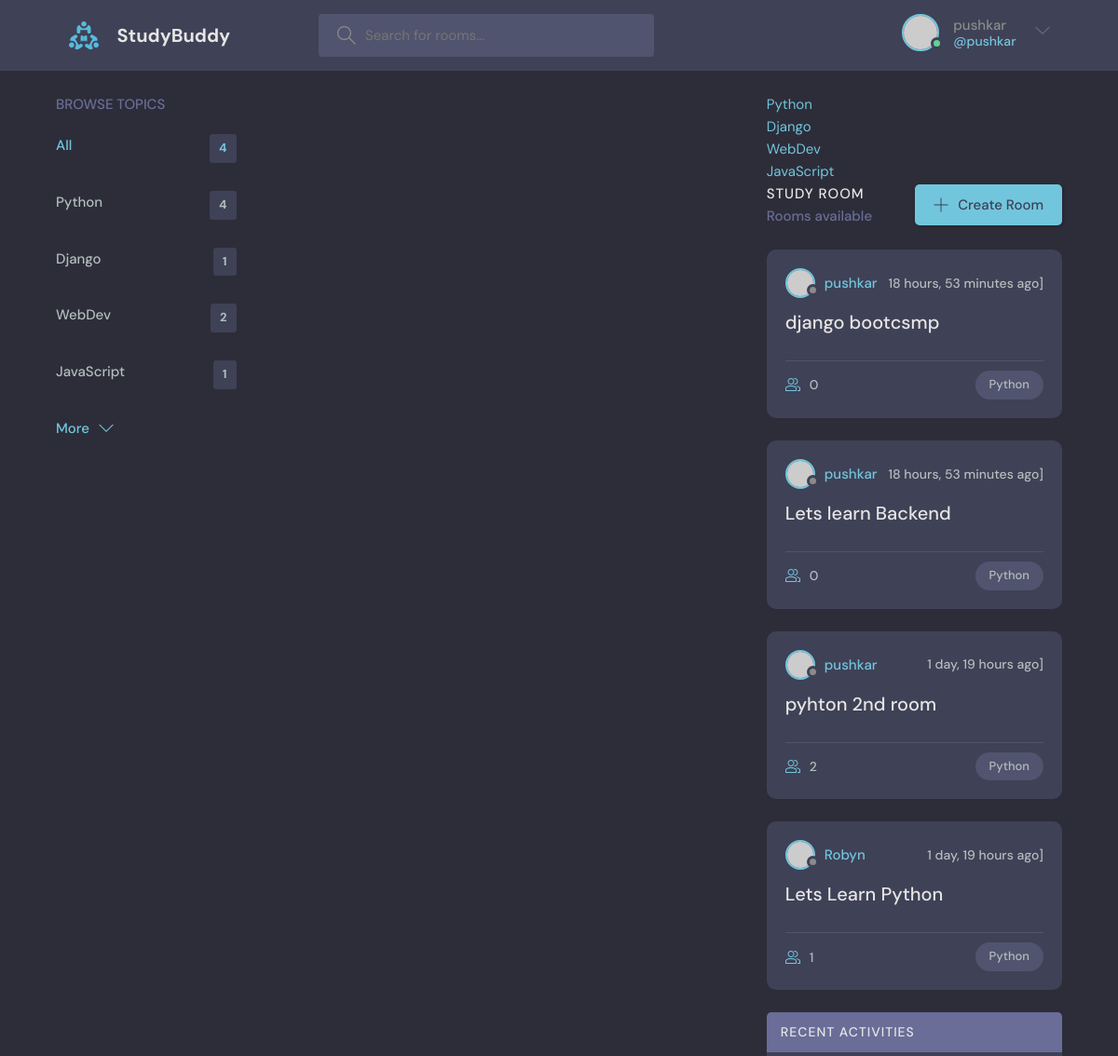
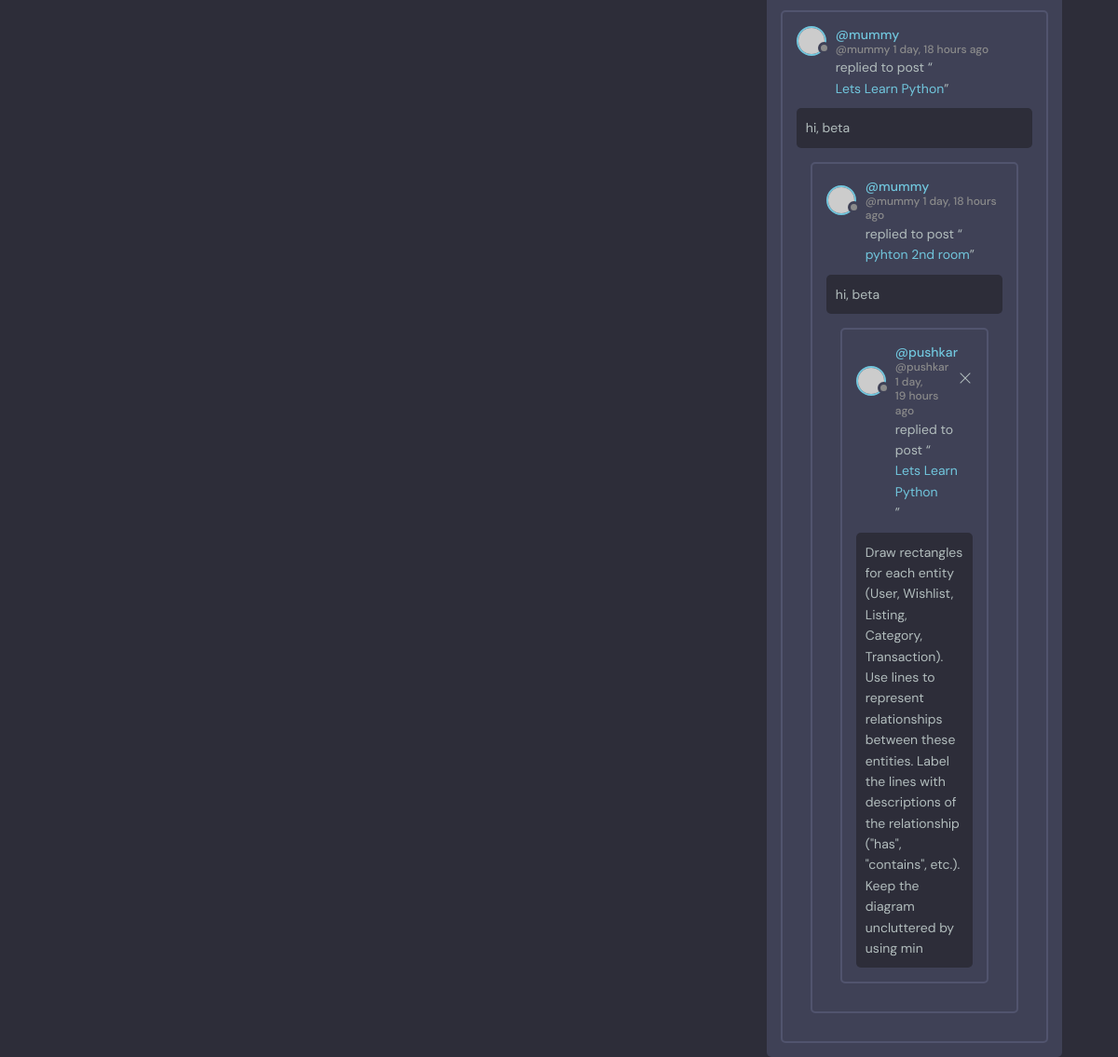
The app's page /?q=Python (signed in) with its own data (2 pictures, top to bottom).
### base/models.py (models this page shows, shortened)
class Topic(models.Model):
    name = models.CharField(max_length=200)
    def __str__(self):
        return self.name

class Room(models.Model):
    host = models.ForeignKey(User, on_delete=models.SET_NULL, null=True)
    topic= models.ForeignKey(Topic, on_delete=models.SET_NULL, null=True)
    name = models.CharField(max_length=200)
    description = models.TextField(null=True,blank =True)
    participants = models.ManyToManyField(User, related_name='participants', blank=True)
    updated = models.DateTimeField(auto_now=True)
    created = models.DateTimeField(auto_now_add=True)
    class Meta:
        ordering = ['-created', '-updated']
    def __str__(self):
        return self.name

class Message(models.Model):
    user = models.ForeignKey(User, on_delete=models.CASCADE)
    room = models.ForeignKey(Room, on_delete=models.CASCADE)
    body = models.TextField()
    updated = models.DateTimeField(auto_now=True)
    created = models.DateTimeField(auto_now_add=True)
    class Meta:
     ordering = ['-created', '-updated']

### base/views.py (the view)
# urls.py: path('', views.home, name = "home"),
@login_required(login_url='login')
def home(request):
    q = request.GET.get('q') if request.GET.get('q') != None else ''
    rooms = Room.objects.filter(
    Q(topic__name__icontains=q) |
    Q(name__icontains=q) |
    Q(description__icontains=q)
    )
    topics = Topic.objects.all()
    room_count =rooms.count()
    room_messages = Message.objects.filter(Q(
        room__topic__name__icontains=q
    ))
    context = {'rooms': rooms, 'topics': topics, 'room_count': room_count, 'room_messages': room_messages}
    return render(request, 'base/home.html', context)

### base/templates/base/home.html (shortened to what this page needs)
{% extends 'main.html'%}
{% block content%}
    <main class="layout layout--3">
      <div class="container">
        {% include 'base/topics_component.html' %}
        <div class="roomList">
          <div class="roomList__header">
            <div>
              <h2>Study Room</h2>
              <p>{{room.count}}Rooms available</p>
            </div>
            <a class="btn btn--main" href="create-room.html">
              <svg version="1.1" xmlns="http://www.w3.org/2000/svg" width="32" height="32" viewBox="0 0 32 32">
                <title>add</title>
                <path
                  d="M16.943 0.943h-1.885v14.115h-14.115v1.885h14.115v14.115h1.885v-14.115h14.115v-1.885h-14.115v-14.115z"
                ></path>
              </svg>
              Create Room
            </a>
          </div>
          {% include 'base/feed_component.html' %}
        </div>
        {% include 'base/activity_component.html'%}
      </div>
    </main>
{% endblock %}

### templates/navbar.html (shortened to what this page needs)
{%load static%}
<header class="header header--loggedIn">
  <div class="container">
    <a href="{% url 'home' %}" class="header__logo">
      <img src="{% static 'images/logo.svg'%}" />
      <h1>StudyBuddy</h1>
    </a>
    <form class="header__search" method="GET" action="{% url 'home' %}">
      <label>
        <input name="q" placeholder="Search for rooms..." />
      </label>
    </form>
    <nav class="header__menu">
      {% if request.user.is_authenticated%}
      <div class="header__user">
        <a href="profile.html">
          <div class="avatar avatar--medium active">
            <img src="https://randomuser.me/api/portraits/men/37.jpg" />
          </div>
          <p>{{request.user.username}}<span>@{{request.user.username}}</span></p>
        </a>
        <button class="dropdown-button">
          <svg version="1.1" xmlns="http://www.w3.org/2000/svg" width="32" height="32" viewBox="0 0 32 32">
            <title>chevron-down</title>
            <path d="M16 21l-13-13h-3l16 16 16-16h-3l-13 13z"></path>
          </svg>
        </button>
      </div>
      {%else%}
      <a href="{% url 'login'%}">
        <img src= "{% static 'images/avatar.svg'%}" />
        <p>Login</p>
      </a>
      {% endif %}
    </nav>
  </div>
</header>

### base/templates/base/topics_component.html
<div class="topics">
  <div class="topics__header">
    <h2>Browse Topics</h2>
  </div>
  <ul class="topics__list">
    <li>
      <a href="{% url 'home'%}" class="active">All <span>{{topics.count}}</span></a>
    </li>
    {% for topic in topics %}
    <li>
      <a href="{% url 'home' %}?q={{topic.name}}">{{topic.name}} <span>{{topic.room_set.all.count}}</span></a>
    </li>
    {% endfor %}
  </ul>
  <a class="btn btn--link" href="topics.html">
    More
    <svg version="1.1" xmlns="http://www.w3.org/2000/svg" width="32" height="32" viewBox="0 0 32 32">
      <title>chevron-down</title>
      <path d="M16 21l-13-13h-3l16 16 16-16h-3l-13 13z"></path>
    </svg>
  </a>
</div>
    {% for topic in topics %}
    <div>
      <a href="{% url 'home' %}?q={{topic.name}}">{{topic}}</a>
    {%endfor%}
    </div>

### base/templates/base/feed_component.html (shortened to what this page needs)
{% for room in rooms %}
<div class="roomListRoom">
  <div class="roomListRoom__header">
    <a href="{% url 'user-profile' room.host.id %}" class="roomListRoom__author">
      <div class="avatar avatar--small">
        <img src="https://randomuser.me/api/portraits/women/11.jpg" />
      </div>
      <span>{{ room.host.username}}</span>
    </a>
    <div class="roomListRoom__actions">
      <span>{{ room.created|timesince }} ago]</span>
    </div>
  </div>
  <div class="roomListRoom__content">
    <a href="{% url 'room' room.id %}">{{room.name}}</a>
  </div>
  <div class="roomListRoom__meta">
    <a href="{% url 'room' room.id %}" class="roomListRoom__joined">
      {{room.participants.all.count}}
    </a>
    <p class="roomListRoom__topic">{{room.topic.name}}</p>
  </div>
</div>
{% endfor %}

### base/templates/base/activity_component.html
<div class="activities">
    <div class="activities__header">
      <h2>Recent Activities</h2>
    </div>
    {%for message in room_messages %}
    <div class="activities__box">
      <div class="activities__boxHeader roomListRoom__header">
        <a href="{%  url 'user-profile' message.user.id%}" class="roomListRoom__author">
          <div class="avatar avatar--small">
            <img src="https://randomuser.me/api/portraits/women/11.jpg" />
          </div>
          <p>
            @{{message.user}}
            <span>@{{message.user}} {{message.created|timesince}} ago</span>
          </p>
        </a>
        {%if request.user == message.user %}
        <div class="roomListRoom__actions">
          <a href="{% url 'delete-message' message.id %}">
            <svg version="1.1" xmlns="http://www.w3.org/2000/svg" width="32" height="32" viewBox="0 0 32 32">
              <title>remove</title>
              <path
                d="M27.314 6.019l-1.333-1.333-9.98 9.981-9.981-9.981-1.333 1.333 9.981 9.981-9.981 9.98 1.333 1.333 9.981-9.98 9.98 9.98 1.333-1.333-9.98-9.98 9.98-9.981z"
              ></path>
            </svg>
          </a>
        </div>
        {% endif %}
      </div>
      <div class="activities__boxContent">
        <p>replied to post “<a href="{% url 'room' message.room.id %}">{{message.room}}</a>”</p>
        <div class="activities__boxRoomContent">
          {{message.body}}
        </div>
      </div>
 {%endfor%}
</div>

### records on screen
Topic: name "Python", room_set.all.count "4"
Topic: name "Django", room_set.all.count "1"
Topic: name "WebDev", room_set.all.count "2"
Topic: name "JavaScript", room_set.all.count "1"
Room: host.username "pushkar", created "18 hours, 53 minutes", name "django bootcsmp", participants.all.count "0", topic.name "Python"
Room: host.username "pushkar", created "18 hours, 53 minutes", name "Lets learn Backend", participants.all.count "0", topic.name "Python"
Room: host.username "pushkar", created "1 day, 19 hours", name "pyhton 2nd room", participants.all.count "2", topic.name "Python"
Room: host.username "Robyn", created "1 day, 19 hours", name "Lets Learn Python", participants.all.count "1", topic.name "Python"
Message: user "mummy", created "1 day, 18 hours", room "Lets Learn Python", body "hi, beta"
Message: user "mummy", created "1 day, 18 hours", room "pyhton 2nd room", body "hi, beta"
Message: user "pushkar", created "1 day, 19 hours", room "Lets Learn Python", body "Draw rectangles for each entity (User, Wishlist, Listing, Category, Transaction). Use lines to represent relationships between these entities. Label the lines with descriptions of the relationship (\"has\", \"contains\", etc.). Keep the diagram uncluttered by using min"

### other values on screen
{{ request.user.username }} "pushkar"
{{ topics.count }} "4"
